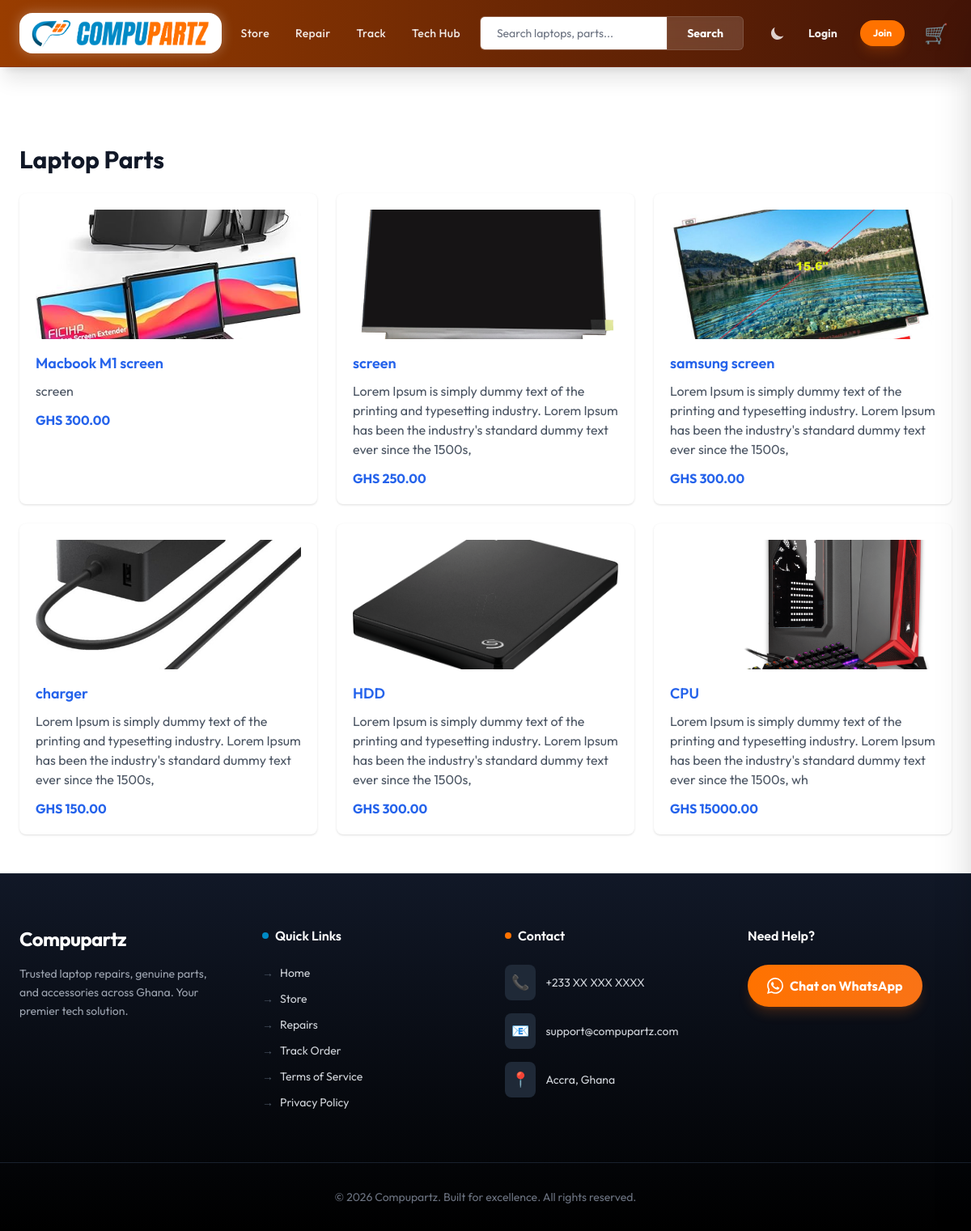
/parts/, run on the app's committed database.
### store/models.py (models this page shows, shortened)
class Product(models.Model):
    CATEGORY_CHOICES = (
        ('laptop', 'Laptop'),
        ('part', 'Part'),
        ('accessories', 'Accessories'),
    )
    name = models.CharField(max_length=255)
    price = models.DecimalField(max_digits=10, decimal_places=2)
    category = models.CharField(max_length=20, choices=CATEGORY_CHOICES)
    description = models.TextField(blank=True)
    available = models.BooleanField(default=True)
    image = models.ImageField(upload_to='products/', blank=True, null=True)

### parts/views.py (the view)
# urls.py: path('', parts_home, name='parts_home'),
def parts_home(request):
    parts = Product.objects.filter(category='part', available=True)
    return render(request, 'parts/parts_home.html', {'parts': parts})

### cart/context_processors.py (called while the page is built)
def cart(request):
    return {"cart": Cart(request)}

### templates/parts/parts_home.html (shortened to what this page needs)
{% extends "base.html" %}
{% block content %}
<h1 class="text-3xl font-bold mb-6">Laptop Parts</h1>
<div class="grid grid-cols-1 md:grid-cols-3 gap-6">
    {% for part in parts %}
        <div class="bg-white p-5 rounded-lg shadow hover:shadow-lg transition">
            {% if part.image %}
                <img
                    src="{{ part.image.url }}"
                    alt="{{ part.name }}"
                    class="w-full h-40 object-cover rounded-lg mb-4"
                >
            {% else %}
                <div class="w-full h-40 bg-gray-200 flex items-center justify-center rounded-lg mb-4">
                    <span class="text-gray-500 text-sm">No image</span>
                </div>
            {% endif %}
            <a
                href="/store/product/{{ part.id }}/"
                class="text-lg font-semibold text-blue-600 hover:underline"
            >
                {{ part.name }}
            </a>
            <p class="text-gray-600 mt-2">
                {{ part.description }}
            </p>
            <p class="text-blue-600 font-bold mt-3">
                GHS {{ part.price }}
            </p>
        </div>
    {% empty %}
        <p>No parts available yet.</p>
    {% endfor %}
</div>
{% endblock %}

### templates/base.html (shortened to what this page needs)
{% load static %}
<!DOCTYPE html>
<html lang="en" class="overflow-x-hidden scroll-smooth">
<head>
    <script src="https://cdn.tailwindcss.com"></script>
</head>
<body
    class="font-outfit bg-white dark:bg-[#0a0a0c] text-gray-900 dark:text-gray-100 overflow-x-hidden w-full relative min-h-screen flex flex-col transition-colors duration-300">
    <nav id="main-nav"
        class="bg-gradient-to-r from-[#993d00] to-orange-950 sticky top-0 z-[70] shadow-xl border-b border-orange-900/50">
        <div class="max-w-7xl mx-auto px-4 sm:px-6 py-4 flex items-center justify-between gap-2 md:gap-6">
            <a href="/" class="flex items-center shrink-0 transform hover:scale-105 transition bg-white px-2 py-1 md:px-3 md:py-1.5 rounded-[1rem] shadow-[0_0_15px_rgba(255,255,255,0.3)] border border-white/20">
                <img src="{% static 'images/Logo-Only.png' %}" class="h-6 sm:h-7 md:h-9 w-auto object-contain">
            </a>
            <div
                class="hidden md:flex items-center gap-8 font-medium text-sm text-white/90 tracking-wide">
                <a href="/store/" class="hover:text-white transition-colors">Store</a>
                <a href="/repair/" class="hover:text-white transition-colors">Repair</a>
                <a href="/order/track/"
                    class="hover:text-white transition-colors">Track</a>
                <a href="{% url 'blog:post_list' %}" class="hover:text-white transition-colors">Tech Hub</a>
            </div>
            <form action="/store/" method="GET" class="hidden md:flex flex-1 max-w-xl group relative mx-auto">
                <div
                    class="flex w-full rounded-md overflow-hidden shadow-inner border border-white/20 bg-white/5 focus-within:ring-2 focus-within:ring-white/50 transition-all backdrop-blur-md">
                    <input type="text" name="q" placeholder="Search laptops, parts..." value="{{ request.GET.q }}"
                        class="w-full px-5 py-2.5 text-sm outline-none bg-white text-gray-900 placeholder-gray-500">
                    <button type="submit"
                        class="bg-white/10 text-white px-6 text-sm font-bold hover:bg-white/20 transition border-l border-white/10">
                        Search
                    </button>
                </div>
            </form>
            <div class="flex items-center gap-2 md:gap-5 ml-auto text-white/90">
                <button id="theme-toggle" type="button" class="hidden sm:flex text-white/80 hover:text-white hover:bg-white/10 focus:outline-none rounded-lg text-sm p-2 transition-colors duration-200">
                    <svg id="theme-toggle-dark-icon" class="hidden w-5 h-5" fill="currentColor" viewBox="0 0 20 20" xmlns="http://www.w3.org/2000/svg"><path d="M17.293 13.293A8 8 0 016.707 2.707a8.001 8.001 0 1010.586 10.586z"></path></svg>
                </button>
                {% if user.is_authenticated %}
                <a href="{% url 'dashboard' %}" class="relative group">
                    <div class="w-10 h-10 rounded-full border-2 border-brandOrange/30 group-hover:border-brandOrange overflow-hidden transition-all duration-300 shadow-[0_0_15px_rgba(255,114,0,0.1)] group-hover:shadow-[0_0_15px_rgba(255,114,0,0.3)]">
                        {% if user.profile.avatar %}
                            <img src="{{ user.profile.avatar.url }}" class="w-full h-full object-cover">
                        {% else %}
                            <div class="w-full h-full bg-brandOrange/10 flex items-center justify-center text-brandOrange font-bold text-sm">
                                {{ user.username|slice:":1"|upper }}
                            </div>
                        {% endif %}
                    </div>
                </a>
                <form action="/accounts/logout/" method="post" class="ml-2 relative z-10">
                    {% csrf_token %}
                    <button type="submit" class="text-xs font-bold text-white hover:bg-white/20 active:bg-white/30 active:scale-[0.98] active:brightness-90 px-3 py-1.5 rounded transition-all border border-white/20 flex items-center justify-center">
                        <span class="pointer-events-none">Logout</span>
                    </button>
                </form>
                {% else %}
                <a href="/accounts/login/" class="hidden sm:block text-sm font-bold hover:text-white transition-colors">Login</a>
                <a href="/signup/" class="text-[10px] md:text-xs font-bold text-white bg-brandOrange hover:bg-orange-600 px-3 py-1.5 md:px-4 md:py-2 rounded-full transition-all ml-1 md:ml-2 shadow-lg shadow-brandOrange/20">Join</a>
                {% endif %}
                <div class="relative cursor-pointer hover:opacity-80 transition group p-1 z-10" onclick="openCart()">
                    <span class="text-2xl transform group-hover:scale-110 transition inline-block drop-shadow-md pointer-events-none">🛒</span>
                </div>
            </div>
        </div>
    </nav>
    <main class="max-w-7xl mx-auto px-6 pt-24 mb-12 flex-grow w-full">
        {% block content %}{% endblock %}
    </main>
    <footer class="bg-gradient-to-b from-gray-900 to-black text-gray-300 mt-auto border-t border-gray-800">
        <div class="max-w-7xl mx-auto px-6 py-16 grid sm:grid-cols-2 lg:grid-cols-4 gap-12">
            <div class="space-y-4">
                <h3 class="text-2xl font-bold text-white tracking-tight">Compupartz</h3>
                <p class="text-sm text-gray-400 leading-relaxed">
                    Trusted laptop repairs, genuine parts, and accessories across Ghana. Your premier tech solution.
                </p>
            </div>
            <div>
                <h4 class="text-white font-semibold mb-6 flex items-center gap-2">
                    <span class="w-2 h-2 rounded-full bg-brandBlue"></span> Quick Links
                </h4>
                <ul class="space-y-3 text-sm">
                    <li><a href="/" class="hover:text-brandBlue transition-colors flex items-center gap-2"><span
                                class="text-gray-600">→</span> Home</a></li>
                    <li><a href="/store/" class="hover:text-brandBlue transition-colors flex items-center gap-2"><span
                                class="text-gray-600">→</span> Store</a></li>
                    <li><a href="/repair/" class="hover:text-brandBlue transition-colors flex items-center gap-2"><span
                                class="text-gray-600">→</span> Repairs</a></li>
                    <li><a href="/order/track/"
                            class="hover:text-brandBlue transition-colors flex items-center gap-2"><span
                                class="text-gray-600">→</span> Track Order</a></li>
                    <li><a href="{% url 'terms' %}" class="hover:text-brandBlue transition-colors flex items-center gap-2"><span
                                class="text-gray-600">→</span> Terms of Service</a></li>
                    <li><a href="{% url 'privacy_policy' %}" class="hover:text-brandBlue transition-colors flex items-center gap-2"><span
                                class="text-gray-600">→</span> Privacy Policy</a></li>
                </ul>
            </div>
            <div>
                <h4 class="text-white font-semibold mb-6 flex items-center gap-2">
                    <span class="w-2 h-2 rounded-full bg-brandOrange"></span> Contact
                </h4>
                <ul class="text-sm space-y-4">
                    <li class="flex items-center gap-3">
                        <span class="bg-gray-800 p-2 rounded-lg text-lg">📞</span> +233 XX XXX XXXX
                    </li>
                    <li class="flex items-center gap-3">
                        <span class="bg-gray-800 p-2 rounded-lg text-lg">📧</span> support@compupartz.com
                    </li>
                    <li class="flex items-center gap-3">
                        <span class="bg-gray-800 p-2 rounded-lg text-lg">📍</span> Accra, Ghana
                    </li>
                </ul>
            </div>
            <div>
                <h4 class="text-white font-semibold mb-6">Need Help?</h4>
                <a href="https://wa.me/233XXXXXXXXX"
                    class="inline-flex items-center justify-center gap-2 bg-gradient-to-r from-brandOrange to-orange-500 text-white px-6 py-3.5 rounded-full font-bold shadow-lg shadow-orange-500/20 hover:shadow-orange-500/40 hover:-translate-y-1 transition-all duration-300 w-full lg:w-auto">
                    Chat on WhatsApp
                </a>
            </div>
        </div>
        <div class="border-t border-gray-800/80 py-8 text-center text-sm text-gray-500">
            © 2026 Compupartz. Built for excellence. All rights reserved.
        </div>
    </footer>
</body>
</html>

### templates/base.html (style rules this page uses)
:root { --scroll-size: 8px; }
.font-outfit { font-family: 'Outfit', sans-serif; }
#main-nav { transition: all 0.4s cubic-bezier(0.2, 0.8, 0.2, 1); }

### data on the page
Product: image (picture), name "Macbook M1 screen", description "screen", price "300.00"
Product: image (picture), name "screen", description "Lorem Ipsum is simply dummy text of the printing and typesetting industry. Lorem Ipsum has been the industry's standard dummy text ever since the 1500s,", price "250.00"
Product: image (picture), name "samsung screen", description "Lorem Ipsum is simply dummy text of the printing and typesetting industry. Lorem Ipsum has been the industry's standard dummy text ever since the 1500s,", price "300.00"
Product: image (picture), name "charger", description "Lorem Ipsum is simply dummy text of the printing and typesetting industry. Lorem Ipsum has been the industry's standard dummy text ever since the 1500s,", price "150.00"
Product: image (picture), name "HDD", description "Lorem Ipsum is simply dummy text of the printing and typesetting industry. Lorem Ipsum has been the industry's standard dummy text ever since the 1500s,", price "300.00"
Product: image (picture), name "CPU", description "Lorem Ipsum is simply dummy text of the printing and typesetting industry. Lorem Ipsum has been the industry's standard dummy text ever since the 1500s, wh", price "15000.00"
